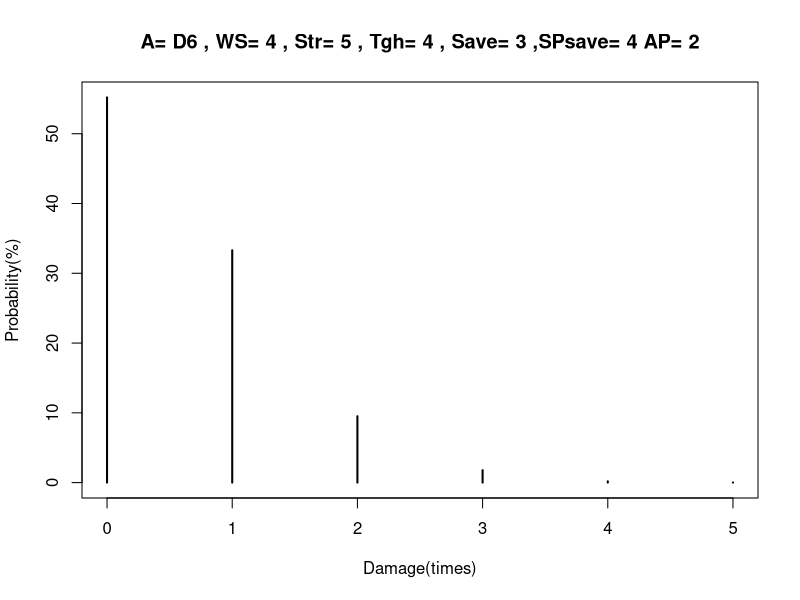
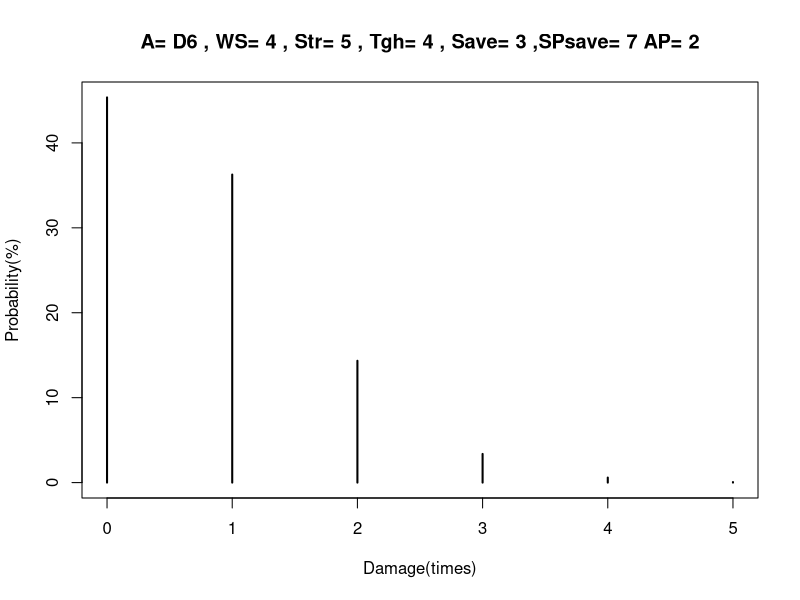
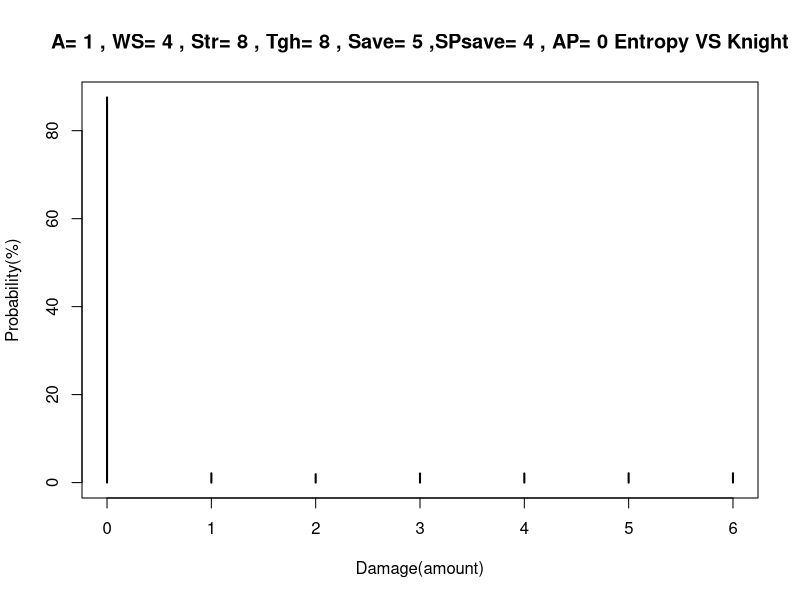
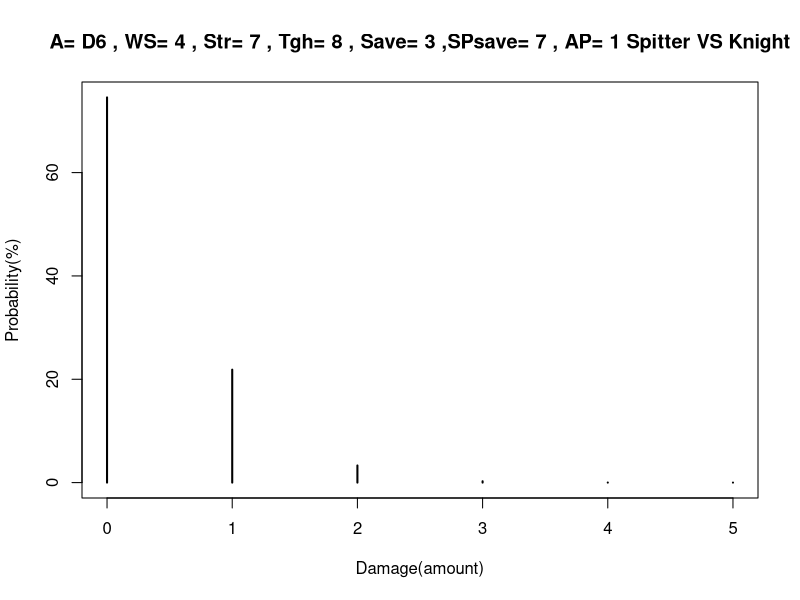

These charts were generated, in order, by the following R code: (Note: a time limit stopped this script after it produced the figures.)
###攻撃で何回ダメージが通るか実験します。
#hitroll Aの数だけロールして、WSで命中
hitroll<-function(A,WS){
  if (A=="D6"){
    A<-ceiling(runif(1)*6)
  }
  if (A=="D3"){
    A<-ceiling(runif(1)*3)
  }
  
  hitcheck<-ceiling(runif(A)*6)>=WS
  #print(hitcheck)
  return(sum(hitcheck))
}

#atk vs toughness, returns required-die
AvT<-function(strength,toughness){
  if(strength>=toughness*2){
    require<-2
  }
  else if(strength>toughness){
    require<-3
  }
  else if(strength==toughness){
    require<-4
  }
  else if(strength*2<=toughness){
    require<-6
  }
  else if(strength<toughness){
    require<-5
  }
  return(require)
}

#damageroll hitsの数だけhitしたとして、攻撃者のStrengthと被攻撃者のToughnessに応じたダメージロールを行う
#Drerollには、0:リロールなし（デフォルト）、1:1のみリロール、"any":失敗を全てリロール
damageroll<-function(hits,Strength,Toughness,Dreroll=0){
  require<-AvT(Strength,Toughness)
  damagedies<-ceiling(runif(hits)*6)
  damagecheck<-damagedies>=require
  #reroll
  if (Dreroll==0){
    return(sum(damagecheck))
  }
  else if (Dreroll==1){
    rerolls<-sum(damagedies==1)
    reroll_damagedies<-ceiling(runif(rerolls)*6)
    reroll_damagecheck<-reroll_damagedies>=require
    return(sum(damagecheck)+sum(reroll_damagecheck))
  }
  else if (Dreroll=="any"){
    rerolls<-sum(!damagecheck)
    reroll_damagedies<-ceiling(runif(rerolls)*6)
    reroll_damagecheck<-reroll_damagedies>=require
    return(sum(damagecheck)+sum(reroll_damagecheck))
  }
  
}

#AProll　damegesの数だけdamageロールが通ったとして、防御者のSavingと攻撃者のAPに応じたセービングを行い、通ったダメージ回数を返す
AProll<-function(damages,saving,AP,SpecialSave=7){
  savingcheck<-ceiling(runif(damages)*6)>=min((saving+AP),SpecialSave)
  return(damages-sum(savingcheck))
}
AProll(damageroll(hitroll(A="D6",3),5,2),2,3)

#total sim　A,WS,Attack,Toughness,Saving,APを入力し、
#5万回のシミュレーションを行いダメージ回数ごとの確率を表にする
sim1<-function(A,WS,Str,Toughness,Saving,AP,Dreroll=0,SpecialSave=7){
  title<-paste("A=",A,", WS=",WS,", Str=",Str,", Tgh=",Toughness,", Save=",Saving,",SPsave=",SpecialSave,"AP=",AP)
  APs<-c()
  for (i in 1:50000){
    APs[i]<-AProll(damageroll(hitroll(A,WS),Str,Toughness,Dreroll),Saving,AP,SpecialSave)
  }
  plot(table(APs)/500,main =title,xlab="Damage(times)",ylab="Probability(%)")
  print(table(APs)/500)
  return(APs)
}


#実行
sim1(A="D6",WS=4,Str=5,Toughness=4,Saving=3,AP=2,SpecialSave = 4)
sim1(A="D6",WS=4,Str=5,Toughness=4,Saving=3,AP=2,SpecialSave = 7)

#ダメージ量のバージョン
sim2<-function(A,WS,Str,Tgh,Saving,AP=0,D=1,Subtitle="",Dreroll=0,SpecialSave=7){
  title<-paste("A=",A,", WS=",WS,", Str=",Str,", Tgh=",Tgh,", Save=",Saving,",SPsave=",SpecialSave,", AP=",AP)
  APs<-c()
  for (i in 1:50000){
    APs[i]<-AProll(damageroll(hitroll(A,WS),Str,Tgh,Dreroll),Saving,AP,SpecialSave)
  }
  Damageamount<-c()
  for (i in 1:50000){
    if(D=="D6"){
      Damageamount[i]<-sum(ceiling(runif(APs[i])*6))
    }
    if(D=="D3"){
      Damageamount[i]<-sum(ceiling(runif(APs[i])*3))
    }
    if(is.numeric(D)){
    Damageamount[i]<-APs[i]*D
    }
  }
  plot(table(Damageamount)/500,main =paste(title,Subtitle),xlab="Damage(amount)",ylab="Probability(%)")
  print(table(Damageamount)/500)
  return(Damageamount)
}

#実行
sim2(A=1,WS=4,Str =8 ,Tgh = 8,Saving = 5,AP= 0, D="D6" ,Subtitle = "Entropy VS Knight",SpecialSave = 4)
sim2(A="D6",WS=4,Str =7 ,Tgh = 8,Saving = 3,AP= 1, D=1 ,Subtitle = "Spitter VS Knight")

#ダメージ回数を先に決めてから、それに達するまでにかかる回数のシミュレーション
howmany.to.kill<-function(A,WS,Attack,Toughness,Saving,AP,D,Wound,Dreroll=0,SpecialSave=7,Melta=FALSE){
  chikuseki_damage<-0
  i <- 0
  repeat {
    i<-i+1
    APs<-AProll(damageroll(hitroll(A,WS),Attack,Toughness,Dreroll),Saving,AP,SpecialSave)
    if (D=="D3"){
      j<-0
      while(j<APs){
        D2=ceiling(runif(1)*3)
        chikuseki_damage<-chikuseki_damage+D2
        j<-j+1}
      }
    if (D=="D6"){
      j<-0
      while(j<APs){
        if(Melta){D2<-max(ceiling(runif(2)*6))}else{D2<-ceiling(runif(1)*6)}
        chikuseki_damage<-chikuseki_damage+D2
        j<-j+1}
      }
    if(is.integer(D)==TRUE){
      chikuseki_damage<-chikuseki_damage+D*AProll(damageroll(hitroll(A,WS),Attack,Toughness,Dreroll),Saving,AP,SpecialSave)
    }  
    print(chikuseki_damage)
    if(chikuseki_damage >= Wound) break
  }
  return(i)
}


#実行
howmany.to.kill("D6",3,5,4,2,3,2,10,Dreroll = 0,SpecialSave = 4)

#50000回のシミュレーション
sim3<-function(A,WS,Attack,Toughness,Saving,AP,D,Wound,Subtitle="",Dreroll=0,SpecialSave=7,Accum=FALSE,Melta=FALSE){
  times<-c()
  for (j in 1:50000){
    times[j]<-howmany.to.kill(A,WS,Attack,Toughness,Saving,AP,D,Wound,Dreroll,SpecialSave,Melta)
  }
  plot(table(times)/500,main=paste("How many times are required to kill them?",Subtitle),xlab="Attacks(times)",ylab="Probability(%)")
  if (Accum){
    plot(cumsum(table(times)/500),main=paste("How many times are required to kill them?",Subtitle),xlab="Attacks(times or less)",ylab="Probability(%)")
  }
  print(table(times)/500)
  return(times)
}

#実行
par(mfcol=c(2,3))
sim3(A="D6",WS=1,Attack=7,Toughness=4,Saving=3,AP=1,D=1,Wound=24,"Spitter VS Intersessor")
sim3
